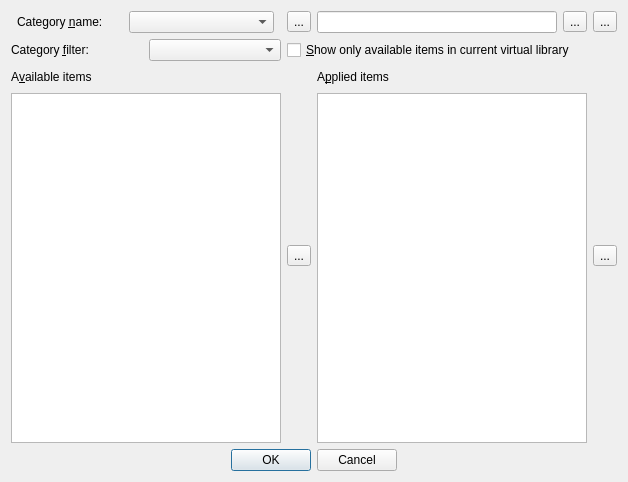
<?xml version="1.0" encoding="UTF-8"?>
<ui version="4.0">
 <class>TagCategories</class>
 <widget class="QDialog" name="TagCategories">
  <property name="geometry">
   <rect>
    <x>0</x>
    <y>0</y>
    <width>628</width>
    <height>482</height>
   </rect>
  </property>
  <property name="windowTitle">
   <string>User Categories Editor</string>
  </property>
  <property name="windowIcon">
   <iconset resource="../../../../resources/images.qrc">
    <normaloff>:/images/chapters.png</normaloff>:/images/chapters.png</iconset>
  </property>
  <layout class="QGridLayout">
   <item row="0" column="0">
    <layout class="QHBoxLayout">
     <item>
      <widget class="QLabel" name="label_3">
       <property name="sizePolicy">
        <sizepolicy hsizetype="Fixed" vsizetype="Preferred">
         <horstretch>0</horstretch>
         <verstretch>0</verstretch>
        </sizepolicy>
       </property>
       <property name="minimumSize">
        <size>
         <width>100</width>
         <height>0</height>
        </size>
       </property>
       <property name="text">
        <string>Category &amp;name: </string>
       </property>
       <property name="alignment">
        <set>Qt::AlignLeading|Qt::AlignLeft|Qt::AlignVCenter</set>
       </property>
       <property name="buddy">
        <cstring>category_box</cstring>
       </property>
      </widget>
     </item>
     <item>
      <widget class="QComboBox" name="category_box">
       <property name="sizePolicy">
        <sizepolicy hsizetype="Fixed" vsizetype="Fixed">
         <horstretch>160</horstretch>
         <verstretch>0</verstretch>
        </sizepolicy>
       </property>
       <property name="minimumSize">
        <size>
         <width>145</width>
         <height>0</height>
        </size>
       </property>
       <property name="toolTip">
        <string>Select a category to edit</string>
       </property>
       <property name="editable">
        <bool>false</bool>
       </property>
      </widget>
     </item>
    </layout>
   </item>
   <item row="0" column="1">
    <widget class="QToolButton" name="delete_category_button">
     <property name="toolTip">
      <string>Delete this selected tag category</string>
     </property>
     <property name="text">
      <string>...</string>
     </property>
     <property name="icon">
      <iconset resource="../../../../resources/images.qrc">
       <normaloff>:/images/trash.png</normaloff>:/images/trash.png</iconset>
     </property>
    </widget>
   </item>
   <item row="0" column="2">
    <layout class="QHBoxLayout">
     <item>
      <widget class="QLineEdit" name="input_box">
       <property name="sizePolicy">
        <sizepolicy hsizetype="Expanding" vsizetype="Fixed">
         <horstretch>60</horstretch>
         <verstretch>0</verstretch>
        </sizepolicy>
       </property>
       <property name="toolTip">
        <string>Enter a category name, then use the add button or the rename button</string>
       </property>
      </widget>
     </item>
     <item>
      <widget class="QToolButton" name="add_category_button">
       <property name="toolTip">
        <string>Add a new category</string>
       </property>
       <property name="text">
        <string>...</string>
       </property>
       <property name="icon">
        <iconset resource="../../../../resources/images.qrc">
         <normaloff>:/images/plus.png</normaloff>:/images/plus.png</iconset>
       </property>
      </widget>
     </item>
    </layout>
   </item>
   <item row="0" column="3">
    <widget class="QToolButton" name="rename_category_button">
     <property name="toolTip">
      <string>Rename the current category to what is in the box</string>
     </property>
     <property name="text">
      <string>...</string>
     </property>
     <property name="icon">
      <iconset resource="../../../../resources/images.qrc">
       <normaloff>:/images/edit-undo.png</normaloff>:/images/edit-undo.png</iconset>
     </property>
    </widget>
   </item>
   <item row="1" column="0">
    <layout class="QHBoxLayout">
     <item>
      <widget class="QLabel" name="label_5">
       <property name="text">
        <string>Category &amp;filter: </string>
       </property>
       <property name="alignment">
        <set>Qt::AlignLeading|Qt::AlignLeft|Qt::AlignVCenter</set>
       </property>
       <property name="buddy">
        <cstring>category_filter_box</cstring>
       </property>
      </widget>
     </item>
     <item>
      <widget class="QComboBox" name="category_filter_box">
       <property name="toolTip">
        <string>Select the content kind of the new category</string>
       </property>
      </widget>
     </item>
    </layout>
   </item>
   <item row="1" column="1" colspan="2">
    <widget class="QCheckBox" name="apply_vl_checkbox">
     <property name="toolTip">
      <string>&lt;p&gt;Show items in the Available items box only if they appear in the
      current virtual library. Applied items not in the VL will be marked
      &quot;not on any book&quot;.&lt;/p&gt;</string>
     </property>
     <property name="text">
      <string>&amp;Show only available items in current virtual library</string>
     </property>
    </widget>
   </item>
   <item row="2" column="0">
    <layout class="QVBoxLayout">
     <item>
      <layout class="QHBoxLayout">
       <item>
        <widget class="QLabel" name="label">
         <property name="text">
          <string>A&amp;vailable items</string>
         </property>
         <property name="buddy">
          <cstring>available_items_box</cstring>
         </property>
        </widget>
       </item>
       <item>
        <spacer>
         <property name="orientation">
          <enum>Qt::Horizontal</enum>
         </property>
         <property name="sizeHint" stdset="0">
          <size>
           <width>40</width>
           <height>20</height>
          </size>
         </property>
        </spacer>
       </item>
      </layout>
     </item>
     <item>
      <layout class="QHBoxLayout">
       <item>
        <widget class="QListWidget" name="available_items_box">
         <property name="alternatingRowColors">
          <bool>true</bool>
         </property>
         <property name="selectionMode">
          <enum>QAbstractItemView::MultiSelection</enum>
         </property>
         <property name="selectionBehavior">
          <enum>QAbstractItemView::SelectRows</enum>
         </property>
        </widget>
       </item>
      </layout>
     </item>
    </layout>
   </item>
   <item row="2" column="1">
    <layout class="QVBoxLayout">
     <item>
      <spacer>
       <property name="orientation">
        <enum>Qt::Vertical</enum>
       </property>
       <property name="sizeHint" stdset="0">
        <size>
         <width>20</width>
         <height>40</height>
        </size>
       </property>
      </spacer>
     </item>
     <item>
      <widget class="QToolButton" name="apply_button">
       <property name="toolTip">
        <string>Apply tags to current tag category</string>
       </property>
       <property name="text">
        <string>...</string>
       </property>
       <property name="icon">
        <iconset resource="../../../../resources/images.qrc">
         <normaloff>:/images/forward.png</normaloff>:/images/forward.png</iconset>
       </property>
      </widget>
     </item>
     <item>
      <spacer>
       <property name="orientation">
        <enum>Qt::Vertical</enum>
       </property>
       <property name="sizeHint" stdset="0">
        <size>
         <width>20</width>
         <height>40</height>
        </size>
       </property>
      </spacer>
     </item>
    </layout>
   </item>
   <item row="2" column="2">
    <layout class="QVBoxLayout">
     <item>
      <layout class="QHBoxLayout">
       <item>
        <widget class="QLabel" name="label_2">
         <property name="text">
          <string>A&amp;pplied items</string>
         </property>
         <property name="buddy">
          <cstring>applied_items_box</cstring>
         </property>
        </widget>
       </item>
       <item>
        <spacer>
         <property name="orientation">
          <enum>Qt::Horizontal</enum>
         </property>
         <property name="sizeHint" stdset="0">
          <size>
           <width>40</width>
           <height>20</height>
          </size>
         </property>
        </spacer>
       </item>
      </layout>
     </item>
     <item>
      <widget class="QListWidget" name="applied_items_box">
       <property name="alternatingRowColors">
        <bool>true</bool>
       </property>
       <property name="selectionMode">
        <enum>QAbstractItemView::MultiSelection</enum>
       </property>
      </widget>
     </item>
    </layout>
   </item>
   <item row="2" column="3">
    <layout class="QVBoxLayout">
     <item>
      <spacer>
       <property name="orientation">
        <enum>Qt::Vertical</enum>
       </property>
       <property name="sizeHint" stdset="0">
        <size>
         <width>20</width>
         <height>40</height>
        </size>
       </property>
      </spacer>
     </item>
     <item>
      <widget class="QToolButton" name="unapply_button">
       <property name="toolTip">
        <string>Unapply (remove) tag from current tag category</string>
       </property>
       <property name="text">
        <string>...</string>
       </property>
       <property name="icon">
        <iconset resource="../../../../resources/images.qrc">
         <normaloff>:/images/list_remove.png</normaloff>:/images/list_remove.png</iconset>
       </property>
      </widget>
     </item>
     <item>
      <spacer>
       <property name="orientation">
        <enum>Qt::Vertical</enum>
       </property>
       <property name="sizeHint" stdset="0">
        <size>
         <width>20</width>
         <height>40</height>
        </size>
       </property>
      </spacer>
     </item>
    </layout>
   </item>
   <item row="4" column="0" colspan="4">
    <widget class="QDialogButtonBox" name="buttonBox">
     <property name="orientation">
      <enum>Qt::Horizontal</enum>
     </property>
     <property name="standardButtons">
      <set>QDialogButtonBox::Cancel|QDialogButtonBox::Ok</set>
     </property>
     <property name="centerButtons">
      <bool>true</bool>
     </property>
    </widget>
   </item>
  </layout>
 </widget>
 <resources>
  <include location="../../../../resources/images.qrc"/>
 </resources>
 <connections>
  <connection>
   <sender>buttonBox</sender>
   <signal>accepted()</signal>
   <receiver>TagCategories</receiver>
   <slot>accept()</slot>
   <hints>
    <hint type="sourcelabel">
     <x>248</x>
     <y>254</y>
    </hint>
    <hint type="destinationlabel">
     <x>157</x>
     <y>274</y>
    </hint>
   </hints>
  </connection>
  <connection>
   <sender>buttonBox</sender>
   <signal>rejected()</signal>
   <receiver>TagCategories</receiver>
   <slot>reject()</slot>
   <hints>
    <hint type="sourcelabel">
     <x>316</x>
     <y>260</y>
    </hint>
    <hint type="destinationlabel">
     <x>286</x>
     <y>274</y>
    </hint>
   </hints>
  </connection>
 </connections>
</ui>
